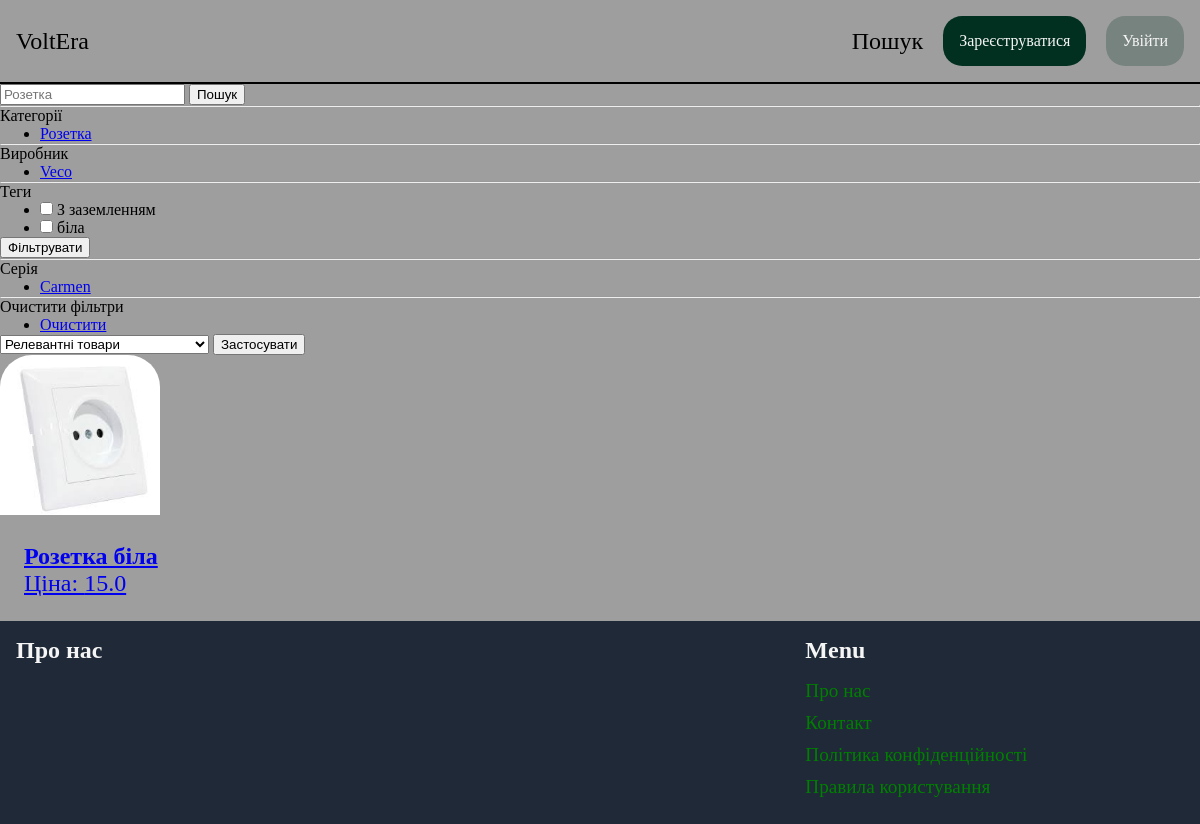
The app's page /items/, older data.
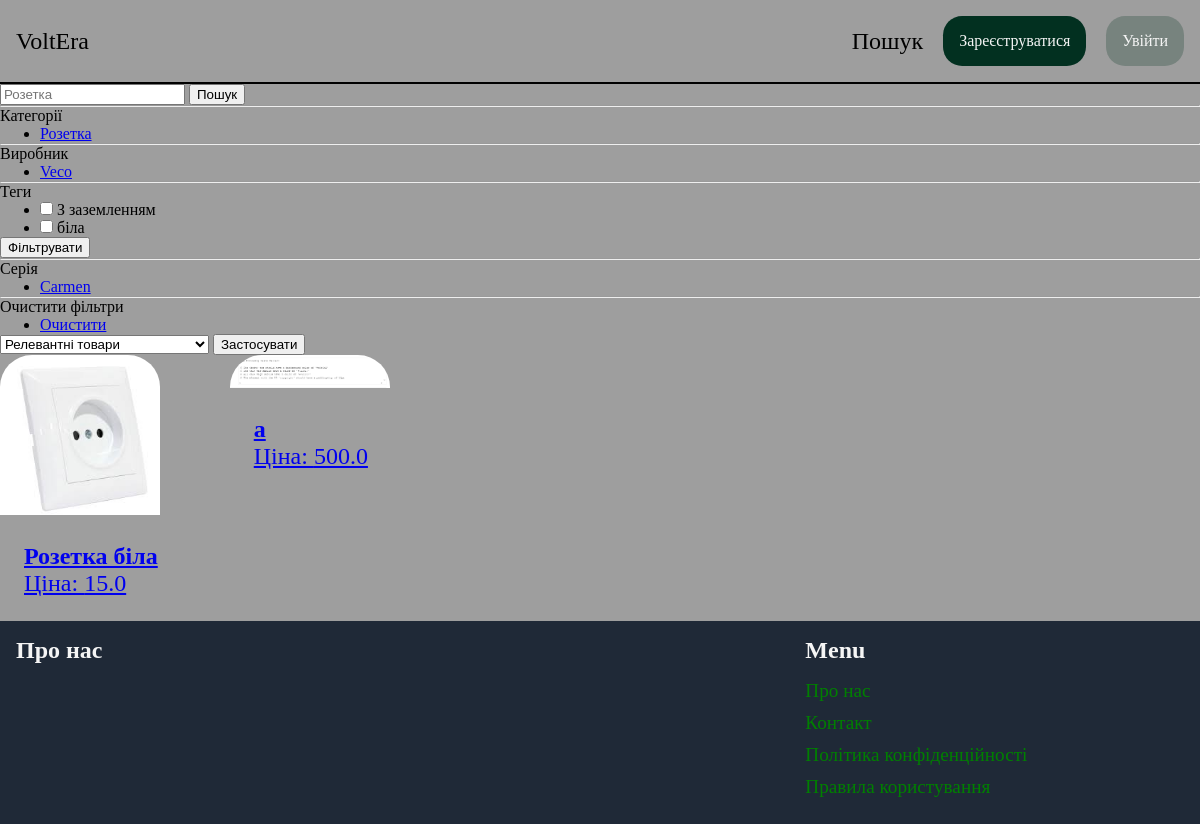
The same page, newer data.
### item/models.py (models this page shows, shortened)
class Category(models.Model):
    name= models.CharField(max_length=255)
    class Meta:
        ordering=('name',)
        verbose_name_plural = 'Категорії'

class Producer(models.Model):
    name= models.CharField(max_length=255)
    class Meta:
        ordering=('name',)
        verbose_name_plural = 'Виробники'

class Teg(models.Model):
    name= models.CharField(max_length=255)
    class Meta:
        ordering=('name',)
        verbose_name_plural = 'Тег'

class Seria(models.Model):
    name= models.CharField(max_length=255)
    class Meta:
        ordering=('name',)
        verbose_name_plural = 'Серія'

class Item(models.Model):
    image = models.ImageField(upload_to='item_images',blank=True)
    name = models.CharField(max_length=255)
    desctiption = models.TextField(blank=True, null=True)
    is_sold= models.BooleanField(default=False)
    count = models.IntegerField(validators=[MinValueValidator(0)])
    category = models.ForeignKey(Category,related_name='items',on_delete=models.SET_NULL, null=True)
    producer = models.ForeignKey(Producer,related_name='items',on_delete=models.SET_NULL, null=True)
    seria= models.ForeignKey(Seria,related_name='items',on_delete=models.SET_NULL, null=True)
    tegs = models.ManyToManyField(Teg, related_name='items', blank=True, null=True)
    price = models.FloatField()
    class Meta:
        ordering=('name',)
        verbose_name_plural = 'Товари'

### item/views.py (the view)
# urls.py: path('',views.items,name='items'),
def items(request):
    items = Item.objects.filter(is_sold=False)
    category_id = request.GET.get('category', 0)
    category_id = int(category_id) if category_id else 0
    producer_id = request.GET.get('producer', 0)
    producer_id = int(producer_id) if producer_id else 0
    seria_id = request.GET.get('seria', 0)
    seria_id = int(seria_id) if seria_id else 0
    teg_ids = request.GET.getlist('teg')
    if teg_ids and isinstance(teg_ids, str):
        teg_ids = teg_ids.split(',')
    tegs = Teg.objects.all()
    query = request.GET.get('query', '')
    sort_by = request.GET.get('sort_by', 'relevance')
    if category_id:
        items = items.filter(category_id=category_id)
    if producer_id:
        items = items.filter(producer_id=producer_id)
    if teg_ids:
        if teg_ids and teg_ids[0] != '':
            teg_ids = list(map(int, teg_ids))
            items = items.filter(tegs__id__in=teg_ids).distinct()
    if seria_id:
        items = items.filter(seria_id=seria_id)
    if query:
        items = items.filter(Q(name__icontains=query))
    if sort_by == 'price_asc':
        items = items.order_by('price')
    elif sort_by == 'price_desc':
        items = items.order_by('-price')
    elif sort_by == 'relevance':
        pass
    categories = Category.objects.all()
    producers = Producer.objects.all()
    serias = Seria.objects.all()
    return render(request, 'item/items.html', {
        'items': items,
        'query': query,
        'categories': categories,
        'producers': producers,
        'tegs': tegs,
        'serias': serias,
        'category_id': category_id,
        'producer_id': producer_id,
        'teg_ids': teg_ids,
        'seria_id': seria_id,
        'sort_by': sort_by,
    })

### item/templates/item/items.html (shortened to what this page needs)
{% extends 'core/base.html' %}
{% block content %}
    <div>
        <div>
            <form method="get" action="{% url 'item:items' %}">
                <input name="query" type="text" value="{{ query }}" placeholder="Розетка">
                <button>Пошук</button>
            </form>
            <hr>
            <p>Категорії</p>
            <ul>
                {% for category in categories %}
                <li class="{% if category.id == category_id %} selected {% endif %}">
                    <a href="{% url 'item:items' %}?query={{ query }}&category={{ category.id }}&sort_by={{ sort_by }}">{{ category.name }}</a>
                </li>
                {% endfor %}
            </ul>
            <hr>
            <p>Виробник</p>
            <ul>
                {% for prod in producers %}
                <li class="{% if prod.id == producer_id %} selected {% endif %}">
                    <a href="{% url 'item:items' %}?query={{ query }}&producer={{ prod.id }}&sort_by={{ sort_by }}">{{ prod.name }}</a>
                </li>
                {% endfor %}
            </ul>
            <hr>
            <p>Теги</p>
            <form method="get" action="{% url 'item:items' %}">
                <ul>
                    {% for t in tegs %}
                    <li>
                        <input type="checkbox" name="teg" value="{{ t.id }}" {% if t.id in teg_ids %}checked{% endif %}>
                        {{ t.name }}
                    </li>
                    {% endfor %}
                </ul>
                <button type="submit">Фільтрувати</button>
            </form>
            <hr>
            <p>Серія</p>
            <ul>
                {% for s in serias %}
                <li class="{% if s.id == seria_id %} selected {% endif %}">
                    <a href="{% url 'item:items' %}?query={{ query }}&seria={{ s.id }}&sort_by={{ sort_by }}">{{ s.name }}</a>
                </li>
                {% endfor %}
            </ul>
            <hr>
            <p>Очистити фільтри</p>
            <ul>
                <li><a href="{% url 'item:items' %}">Очистити</a></li>
            </ul>
        </div>
        <div>
            <form method="get" action="{% url 'item:items' %}">
                <select name="sort_by">
                    <option value="relevance" {% if sort_by == 'relevance' %}selected{% endif %}>Релевантні товари</option>
                </select>
                <button type="submit">Застосувати</button>
            </form>
            <div class="Front-page-div-item">
                {% for item in items %}
                    <div>
                        <a href="{% url 'item:detail' item.id %}">
                            <div>
                                <img src="{{ item.image.url }}" class="rounded-image">
                            </div>
                            <div class="down-item">
                                <h2 class="text-size">{{ item.name }}</h2>
                                <p class="text-size">Ціна: {{item.price}}</p>
                            </div>
                        </a>
                    </div>
                {% endfor %}
        </div>
    </div>
{% endblock %}

Row changes from the older to the newer data that the page shows:
added Item: image (picture), name "а", price "500.0"
